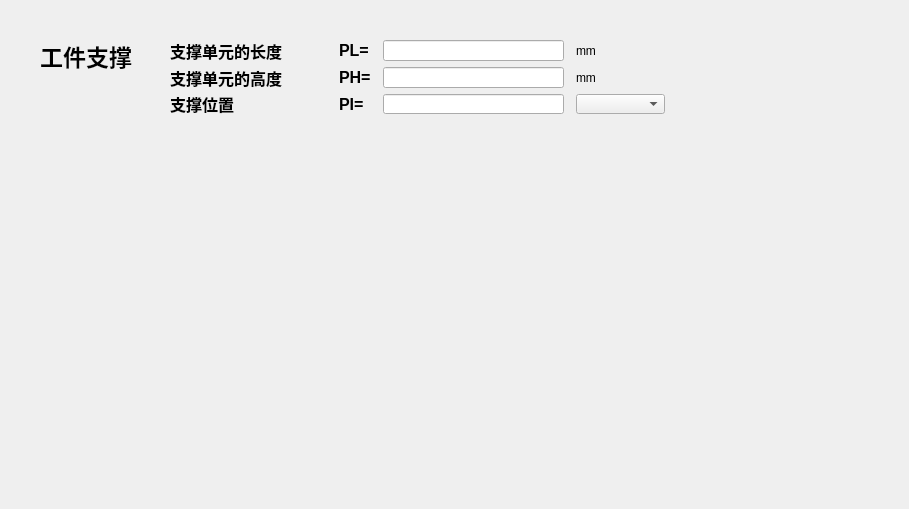
   <widget class="QWidget" name="tab_10">
    <attribute name="title">
     <string>板料支撑尺寸</string>
    </attribute>
    <widget class="QWidget" name="widget_17" native="true">
     <property name="geometry">
      <rect>
       <x>0</x>
       <y>0</y>
       <width>900</width>
       <height>500</height>
      </rect>
     </property>
     <widget class="QWidget" name="widget_18" native="true">
      <property name="geometry">
       <rect>
        <x>160</x>
        <y>40</y>
        <width>541</width>
        <height>161</height>
       </rect>
      </property>
      <widget class="QLabel" name="label_126">
       <property name="geometry">
        <rect>
         <x>496</x>
         <y>11</y>
         <width>16</width>
         <height>16</height>
        </rect>
       </property>
       <property name="text">
        <string/>
       </property>
      </widget>
      <widget class="QLabel" name="label_127">
       <property name="geometry">
        <rect>
         <x>495</x>
         <y>62</y>
         <width>16</width>
         <height>16</height>
        </rect>
       </property>
       <property name="text">
        <string/>
       </property>
      </widget>
      <widget class="QWidget" name="layoutWidget">
       <property name="geometry">
        <rect>
         <x>10</x>
         <y>0</y>
         <width>495</width>
         <height>74</height>
        </rect>
       </property>
       <layout class="QGridLayout" name="gridLayout_16">
        <property name="horizontalSpacing">
         <number>12</number>
        </property>
        <item row="0" column="0">
         <widget class="QLabel" name="label_254">
          <property name="enabled">
           <bool>true</bool>
          </property>
          <property name="font">
           <font>
            <pointsize>12</pointsize>
            <weight>75</weight>
            <bold>true</bold>
           </font>
          </property>
          <property name="text">
           <string>支撑单元的长度          </string>
          </property>
         </widget>
        </item>
        <item row="0" column="1">
         <widget class="QLabel" name="label_255">
          <property name="enabled">
           <bool>true</bool>
          </property>
          <property name="font">
           <font>
            <pointsize>12</pointsize>
            <weight>75</weight>
            <bold>true</bold>
           </font>
          </property>
          <property name="text">
           <string>PL=</string>
          </property>
         </widget>
        </item>
        <item row="0" column="2">
         <widget class="QLineEdit" name="line47">
          <property name="enabled">
           <bool>true</bool>
          </property>
          <property name="text">
           <string/>
          </property>
         </widget>
        </item>
        <item row="0" column="3">
         <widget class="QLabel" name="label_256">
          <property name="enabled">
           <bool>true</bool>
          </property>
          <property name="text">
           <string>mm             </string>
          </property>
         </widget>
        </item>
        <item row="1" column="0">
         <widget class="QLabel" name="label_257">
          <property name="enabled">
           <bool>true</bool>
          </property>
          <property name="font">
           <font>
            <pointsize>12</pointsize>
            <weight>75</weight>
            <bold>true</bold>
           </font>
          </property>
          <property name="text">
           <string>支撑单元的高度          </string>
          </property>
         </widget>
        </item>
        <item row="1" column="1">
         <widget class="QLabel" name="label_258">
          <property name="enabled">
           <bool>true</bool>
          </property>
          <property name="font">
           <font>
            <pointsize>12</pointsize>
            <weight>75</weight>
            <bold>true</bold>
           </font>
          </property>
          <property name="text">
           <string>PH=</string>
          </property>
         </widget>
        </item>
        <item row="1" column="2">
         <widget class="QLineEdit" name="line48">
          <property name="enabled">
           <bool>true</bool>
          </property>
          <property name="text">
           <string/>
          </property>
         </widget>
        </item>
        <item row="1" column="3">
         <widget class="QLabel" name="label_259">
          <property name="enabled">
           <bool>true</bool>
          </property>
          <property name="text">
           <string>mm             </string>
          </property>
         </widget>
        </item>
        <item row="2" column="0">
         <widget class="QLabel" name="label_252">
          <property name="enabled">
           <bool>true</bool>
          </property>
          <property name="font">
           <font>
            <pointsize>12</pointsize>
            <weight>75</weight>
            <bold>true</bold>
           </font>
          </property>
          <property name="text">
           <string>支撑位置                </string>
          </property>
         </widget>
        </item>
        <item row="2" column="1">
         <widget class="QLabel" name="label_253">
          <property name="enabled">
           <bool>true</bool>
          </property>
          <property name="font">
           <font>
            <pointsize>12</pointsize>
            <weight>75</weight>
            <bold>true</bold>
           </font>
          </property>
          <property name="text">
           <string>PI=</string>
          </property>
         </widget>
        </item>
        <item row="2" column="2">
         <widget class="QLineEdit" name="line49">
          <property name="text">
           <string/>
          </property>
         </widget>
        </item>
        <item row="2" column="3">
         <widget class="QComboBox" name="combo15">
          <property name="font">
           <font>
            <weight>75</weight>
            <bold>true</bold>
           </font>
          </property>
          <item>
           <property name="text">
            <string/>
           </property>
          </item>
          <item>
           <property name="text">
            <string/>
           </property>
          </item>
          <item>
           <property name="text">
            <string/>
           </property>
          </item>
          <item>
           <property name="text">
            <string>Front right</string>
           </property>
          </item>
         </widget>
        </item>
       </layout>
      </widget>
     </widget>
     <widget class="QLabel" name="label_270">
      <property name="geometry">
       <rect>
        <x>40</x>
        <y>40</y>
        <width>101</width>
        <height>31</height>
       </rect>
      </property>
      <property name="font">
       <font>
        <pointsize>17</pointsize>
        <weight>75</weight>
        <bold>true</bold>
       </font>
      </property>
      <property name="text">
       <string>工件支撑</string>
      </property>
     </widget>
    </widget>
   </widget>
